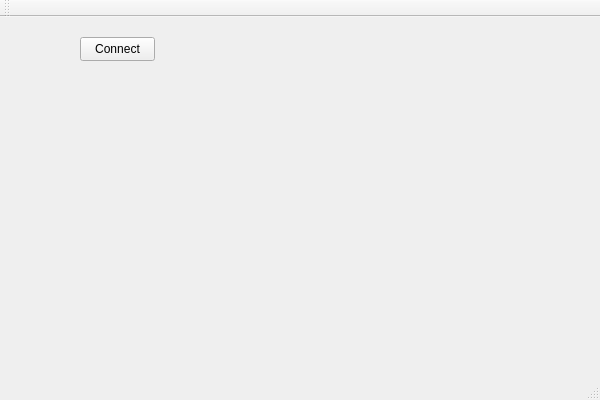
<?xml version="1.0" encoding="UTF-8"?>
<ui version="4.0">
 <class>QtBtControllerClass</class>
 <widget class="QMainWindow" name="QtBtButtonsClass">
  <property name="geometry">
   <rect>
    <x>0</x>
    <y>0</y>
    <width>600</width>
    <height>400</height>
   </rect>
  </property>
  <property name="windowTitle">
   <string>QtBtController</string>
  </property>
  <widget class="QWidget" name="centralWidget">
   <widget class="QPushButton" name="btnConnect">
    <property name="geometry">
     <rect>
      <x>80</x>
      <y>20</y>
      <width>75</width>
      <height>24</height>
     </rect>
    </property>
    <property name="text">
     <string>Connect</string>
    </property>
   </widget>
  </widget>
  <widget class="QMenuBar" name="menuBar">
   <property name="geometry">
    <rect>
     <x>0</x>
     <y>0</y>
     <width>600</width>
     <height>22</height>
    </rect>
   </property>
  </widget>
  <widget class="QToolBar" name="mainToolBar">
   <attribute name="toolBarArea">
    <enum>TopToolBarArea</enum>
   </attribute>
   <attribute name="toolBarBreak">
    <bool>false</bool>
   </attribute>
  </widget>
  <widget class="QStatusBar" name="statusBar"/>
 </widget>
 <layoutdefault spacing="6" margin="11"/>
 <resources>
  <include location="QtBtButtons.qrc"/>
 </resources>
 <connections/>
</ui>
